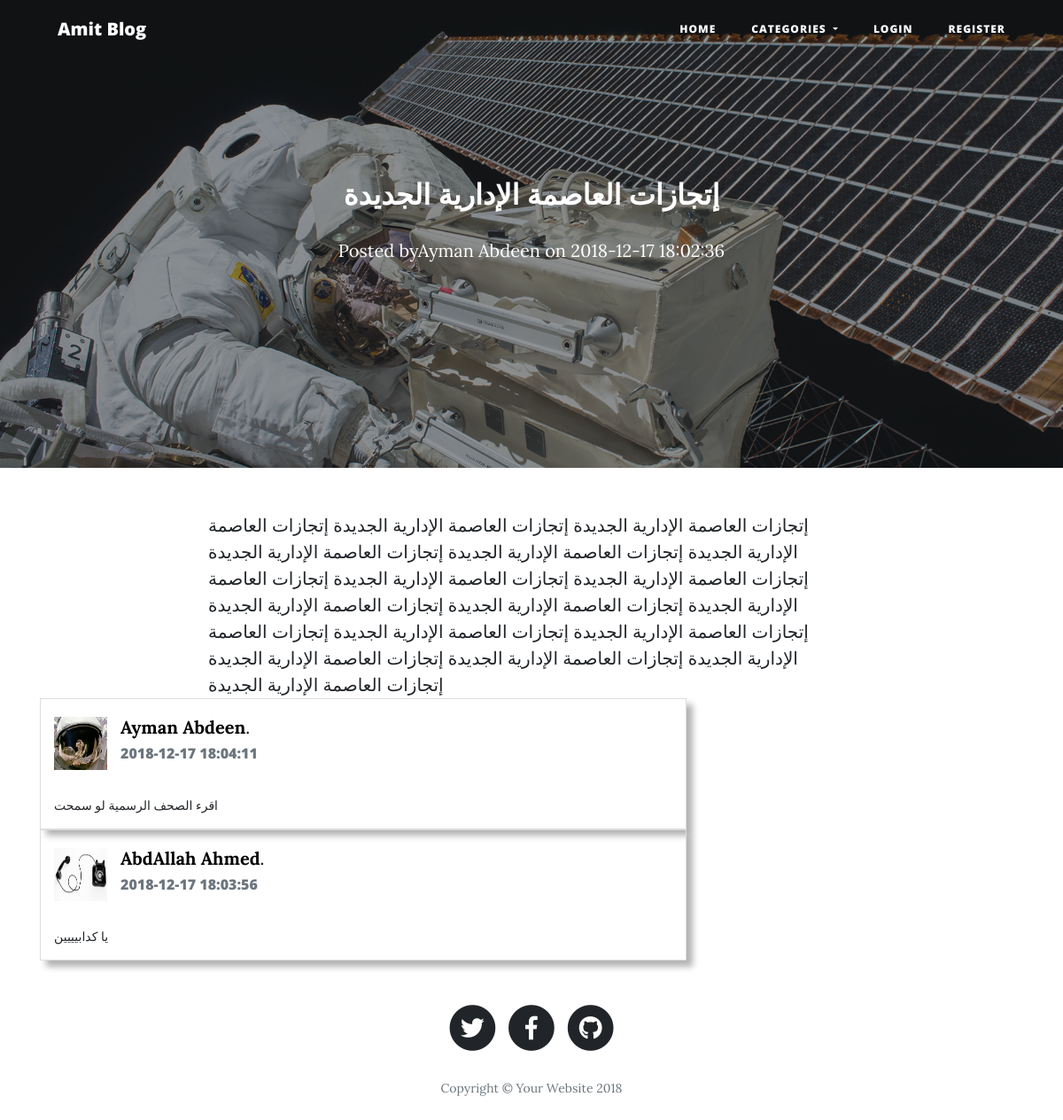
The app's page /pages/post.php?id=2 with its own data.
### tables this page shows
CREATE TABLE IF NOT EXISTS `posts` (
  `id` int(10) UNSIGNED NOT NULL AUTO_INCREMENT,
  `category_id` int(10) UNSIGNED NOT NULL,
  `user_id` int(10) UNSIGNED NOT NULL,
  `title` varchar(4000) NOT NULL,
  `content` text NOT NULL,
  `picture` varchar(255) NOT NULL,
  `created_at` timestamp NOT NULL DEFAULT CURRENT_TIMESTAMP,
  `is_active` tinyint(1) NOT NULL,
  PRIMARY KEY (`id`),
  KEY `categories_posts_fk` (`category_id`),
  KEY `users_posts_fk` (`user_id`)
);

CREATE TABLE IF NOT EXISTS `users` (
  `id` int(10) UNSIGNED NOT NULL AUTO_INCREMENT,
  `username` varchar(255) NOT NULL,
  `password` varchar(255) NOT NULL,
  `name` varchar(255) NOT NULL,
  `picture` varchar(255) NOT NULL,
  `is_author` tinyint(1) NOT NULL DEFAULT '0',
  `is_admin` tinyint(1) NOT NULL DEFAULT '0',
  PRIMARY KEY (`id`),
  UNIQUE KEY `username` (`username`)
);

CREATE TABLE IF NOT EXISTS `comments` (
  `id` int(10) UNSIGNED NOT NULL AUTO_INCREMENT,
  `user_id` int(10) UNSIGNED NOT NULL,
  `post_id` int(10) UNSIGNED NOT NULL,
  `content` text NOT NULL,
  `created_at` timestamp NOT NULL DEFAULT CURRENT_TIMESTAMP,
  PRIMARY KEY (`id`),
  KEY `posts_comments_fk` (`post_id`),
  KEY `users_comments_fk` (`user_id`)
);

### helper/config.php (called while the page is built, shortened)
<?php
$base_url = 'http://localhost/amit_blog';

### helper/database.php (called while the page is built, shortened)
<?php
function getRows($q){
    $result=[];
    $con = mysqli_connect("localhost","blog_user","blog_user123","amit_blog");
    mysqli_set_charset($con,"utf8");
    $query = mysqli_query($con,$q);
    while($row=mysqli_fetch_array($query)){
        array_push($result,$row);
    }
    return $result;
}
function getRow($q){
    $con = mysqli_connect("localhost","blog_user","blog_user123","amit_blog");
    mysqli_set_charset($con,"utf8");
    $query = mysqli_query($con,$q);
    $row=mysqli_fetch_array($query);
    return $row;
}

### helper/posts.php (called while the page is built, shortened)
<?php
require_once($base_dir.'helper/database.php');
function getPost($id){
    $query= "
    SELECT posts.*,categories.name as category_name,users.name as user_name
    from posts
    INNER JOIN categories on categories.id=posts.category_id
    INNER JOIN users on users.id=posts.user_id
    WHERE  posts.id = $id and is_active=1;";
    $post = getRow($query);
    $query="
    SELECT comments.*,users.name,users.picture FROM comments
    INNER join users on users.id=comments.user_id
    WHERE comments.post_id=$id order by created_at desc";
    $post['comments']=getRows($query);
    return $post;
}

### pages/post.php (the view, shortened to what this page needs)
<?php
require_once('../helper/config.php');
require_once('../helper/posts.php');
if(isset($_GET['id'])){
    $id=$_GET['id'];
    $post = getPost($id);
}
else{
    header("Location: $base_url/index.php");
    die();
}
require_once($base_dir.'layouts/header.php');
?>
<link rel="stylesheet" href="<?php echo $base_url?>/css/style.css" type="text/css" />
 <header class="masthead" style="background-image: url('<?php echo $base_url.'/'.$post['picture']?>')">
      <div class="overlay"></div>
      <div class="container">
        <div class="row">
          <div class="col-lg-8 col-md-10 mx-auto">
            <div class="site-heading">
            <h2><?php echo $post['title'];?></h2>
            <p><?php echo "Posted by".$post['user_name']." on ".$post['created_at'];?></p>
            </div>
          </div>
        </div>
      </div>
    </header>
    <article>
      <div class="container">
        <div class="row">
          <div class="col-lg-8 col-md-10 mx-auto">
            <?php
            echo  $post['content'];
            ?>
          </div>
        </div>
      </div>
    </article>
<div class="container">
    <div class="row">
    <?php
    if(!empty($post['comments'])){
        foreach($post['comments'] as $comment){
            ?>
            <div class="col-sm-8">
                <div class="panel panel-white post panel-shadow">
                    <div class="post-heading">
                        <div class="float-left image">
                            <img src="<?php echo $base_url.'/'.$comment['picture']?>" class="img-circle avatar" alt="user profile image">
                        </div>
                        <div class="float-left meta">
                            <div class="title h5">
                                <a href="<?php echo $base_url.'/pages/users?id='.$comment['id'];?>"><b><?php echo $comment['name'];?></b></a>.
                            </div>
                            <h6 class="text-muted time"><?php echo $comment['created_at'];?></h6>
                        </div>
                    </div>
                    <div class="post-description">
                        <p style="margin:0px;"><?php echo $comment['content'];?></p>
                    </div>
                </div>
            </div>
            <?php
        }
    }
    ?>
    </div>
</div>
<?php
require_once($base_dir.'layouts/footer.php');
?>

### css/style.css (style rules this page uses)
.panel-shadow { box-shadow: rgba(0, 0, 0, 0.3) 7px 7px 7px; }
.panel-white { border: 1px solid #dddddd; }
.post .post-heading { height: 95px; padding: 20px 15px; }
.post .post-heading .avatar { width: 60px; height: 60px; display: block; margin-right: 15px; }
.post .post-heading .meta .title { margin-bottom: 0; }
.post .post-heading .meta .title a { color: black; }
.post .post-heading .meta .time { margin-top: 8px; color: #999; }
.post .post-description { padding: 15px; }
.post .post-description p { font-size: 14px; }

### records on screen
posts: picture (picture), title "إتجازات العاصمة الإدارية الجديدة", user.name "Ayman Abdeen", created_at "2018-12-17 18:02:36", content "إتجازات العاصمة الإدارية الجديدة إتجازات العاصمة الإدارية الجديدة إتجازات العاصمة الإدارية الجديدة إتجازات العاصمة الإدارية الجديدة إتجازات العاصمة الإدارية الجديدة إتجازات العاصمة الإدارية الجديدة إتجازات العاصمة الإدارية الجديدة إتجازات العاصمة الإدارية الجديدة إتجازات العاصمة الإدارية الجديدة إتجازات العاصمة الإدارية الجديدة إتجازات العاصمة الإدارية الجديدة إتجازات العاصمة الإدارية الجديدة إتجازات العاصمة الإدارية الجديدة إتجازات العاصمة الإدارية الجديدة إتجازات العاصمة الإدارية الجديدة إتجازات العاصمة الإدارية الجديدة"
comments: user.picture (picture), user.name "Ayman Abdeen", created_at "2018-12-17 18:04:11", content "اقرء الصحف الرسمية لو سمحت"
comments: user.picture (picture), user.name "AbdAllah Ahmed", created_at "2018-12-17 18:03:56", content "يا كدابيييين"
